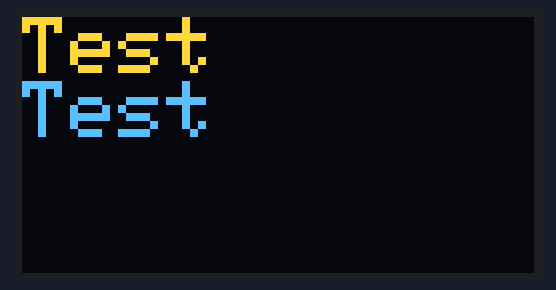
The sketch below on a simulated Arduino Uno, built with avr-gcc and run on an emulated ATmega328P. On the bench: 128×64 one-colour display. The OLED is the two-colour kind (top 16 rows yellow).

Above: at 0.1 s.

The sketch:

Display.ino
```cpp
#include <Wire.h>
#include <Adafruit_GFX.h>
#include <Adafruit_SSD1306.h>
#include <IRremote.h>

#define SCREEN_WIDTH 128
#define SCREEN_HEIGHT 64
#define OLED_RESET 4
#define SCREEN_ADDRESS 0x3C
Adafruit_SSD1306 display(SCREEN_WIDTH, SCREEN_HEIGHT, &Wire, OLED_RESET);

void setup() {
    Serial.begin(9600);
    display.begin(SSD1306_SWITCHCAPVCC, SCREEN_ADDRESS);
}

void loop() {
  text();
}

void text(void) {
  display.clearDisplay();
  display.setTextSize(2); //
  display.setTextColor(SSD1306_WHITE);
  display.setCursor(0,0);
  display.println(F("Test"));
  display.println(F("Test"));
  display.display();
  delay(1000);
}
```
